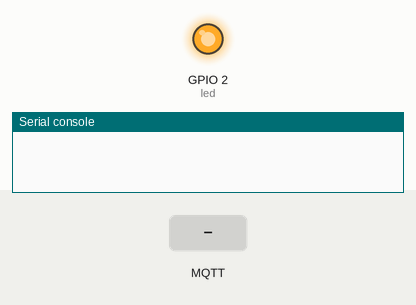
The program below on a simulated ESP32 board running MicroPython. Shown: output pins drawn as LEDs (lit = HIGH), the last lines printed to the serial console. Inputs (shaded band) come from the test bench. No MQTT or app messages arrive unless stated.

Above: at 0.1 s.
At 1.6 s:
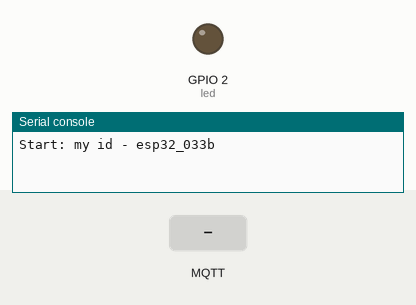
1.7 s: MQTT message "destination" arrives on the first subscribed topic
3.9 s: MQTT message "command" arrives on the first subscribed topic
5.9 s: MQTT message "led_on" arrives on the first subscribed topic
Timing chart, 0 to 8.9 s (numbered marks = the images above; inputs shaded):
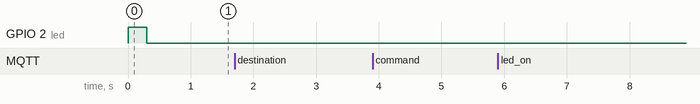

The program:

mqtt_step_3.py
```python
# main.py
from umqtt.simple import MQTTClient
from machine import unique_id, Pin
import time
import json

# start

CHIP_ID = 'esp32_' + ''.join(['{0:02x}'.format(b) for b in unique_id()[-2:]])
PIN_LED = 2
led = Pin(PIN_LED, Pin.OUT)
def blink():
	led.on()
	time.sleep(0.3)
	led.off()

blink()

print('Start: my id - ' + CHIP_ID)
# mqtt

BROKER_ADDR = 'broker.emqx.io'
TOPIC = 'esp32_basics'
CLIENT_NAME = CHIP_ID
mqttc = MQTTClient(CLIENT_NAME, BROKER_ADDR, keepalive=600)

def on_msg(topic, msg):
	print('Recieved: [{}], msg: {}'.format(topic.decode('utf-8'), msg.decode('utf-8')))
	try:
		msg_dict = json.loads(msg.decode('utf-8'))
		if msg_dict.get('destination',None) == CHIP_ID:
			command = msg_dict.get('command',None)
			if command:
				if command == 'led_on':
					print("Led ON")
					led.on()
				elif command == 'led_off':
					led.off()
					print("Led OFF")
				elif command == 'led_toggle':
					led.value(not led.value())
					print("Led TOGGLE")
				else:
					print('Unknown command: ', command)
	except Exception as e:
		pass


mqttc.set_callback(on_msg)


mqttc.connect()
mqttc.subscribe(TOPIC, qos=0)


# hello, chat!
mqttc.publish(TOPIC, 'Hello! I am ' + CLIENT_NAME)

while True:
	#blink()
	mqttc.check_msg()
	time.sleep(1)


# см. скриншоты step_3_*.png и commands.md
```
